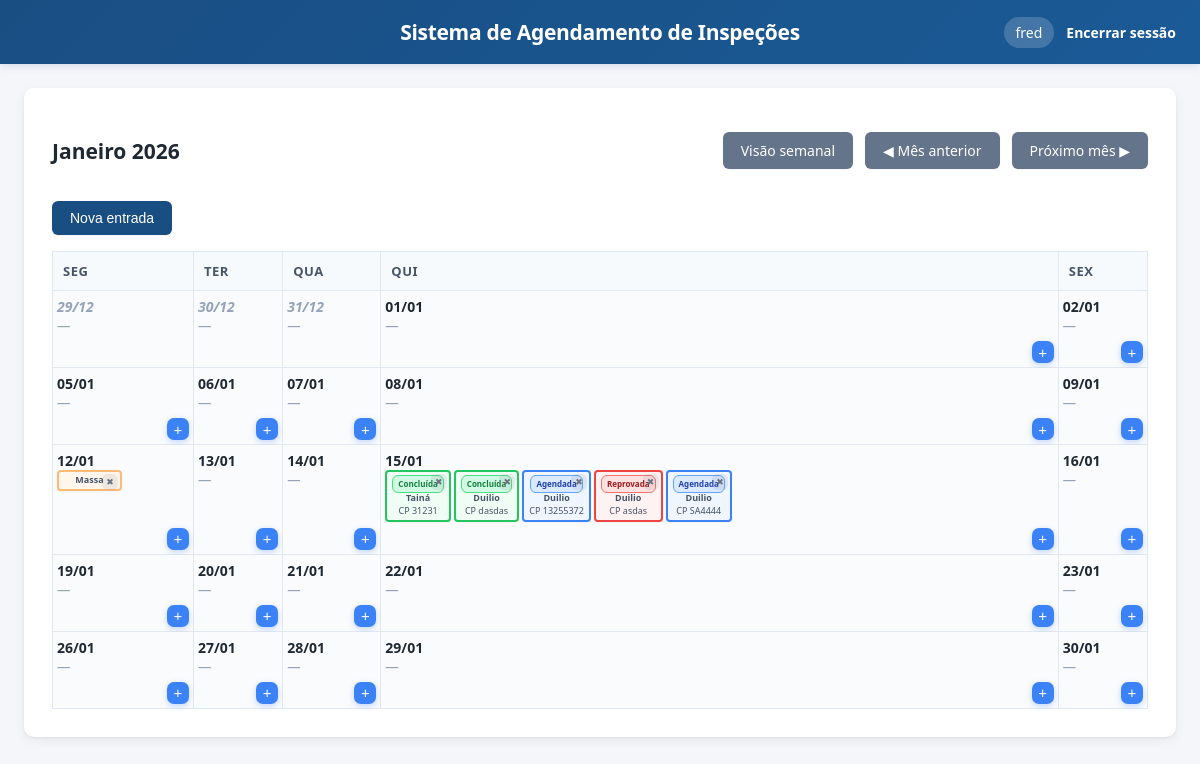
The app's page /agenda/mensal/ (signed in) with its own data.
### schedule/models.py (models this page shows, shortened)
class ScheduleEntry(models.Model):
    ENTRY_TYPE_INSPECTION = "INSPECTION"
    ENTRY_TYPE_ABSENCE = "ABSENCE"
    ENTRY_TYPE_REPORT = "REPORT"
    ENTRY_TYPE_CHOICES = (
        (ENTRY_TYPE_INSPECTION, "Inspeção"),
        (ENTRY_TYPE_ABSENCE, "Ausência"),
        (ENTRY_TYPE_REPORT, "Relatório"),
    )
    INSPECTION_TYPE_INTERNAL = "INTERNAL"
    INSPECTION_TYPE_EXTERNAL = "EXTERNAL"
    INSPECTION_TYPE_CHOICES = (
        (INSPECTION_TYPE_INTERNAL, "Interna"),
        (INSPECTION_TYPE_EXTERNAL, "Externa"),
    )
    STATUS_SCHEDULED = "AGENDADA"
    STATUS_COMPLETED = "CONCLUIDA"
    STATUS_FAILED = "REPROVADA"
    STATUS_CHOICES = (
        (STATUS_SCHEDULED, "Agendada"),
        (STATUS_COMPLETED, "Concluída"),
        (STATUS_FAILED, "Reprovada"),
    )
    inspector = models.ForeignKey(InspectorProfile, on_delete=models.CASCADE, related_name="schedule_entries")
    entry_type = models.CharField(max_length=20, choices=ENTRY_TYPE_CHOICES)
    date = models.DateField()
    sa_number = models.CharField(max_length=50, blank=True)
    content = models.TextField()
    inspection_type = models.CharField(max_length=20, choices=INSPECTION_TYPE_CHOICES, null=True, blank=True)
    client = models.CharField(max_length=255, null=True, blank=True)
    status = models.CharField(max_length=20, choices=STATUS_CHOICES, default=STATUS_SCHEDULED, null=True, blank=True)
    concluded_by = models.ForeignKey(User, on_delete=models.SET_NULL, null=True, blank=True, related_name="concluded_entries")
    concluded_at = models.DateTimeField(null=True, blank=True)
    created_at = models.DateTimeField(auto_now_add=True)
    updated_at = models.DateTimeField(auto_now=True)

class InspectorProfile(models.Model):
    user = models.OneToOneField(User, on_delete=models.CASCADE, related_name="inspector_profile")
    full_name = models.CharField(max_length=255)
    is_active = models.BooleanField(default=True)
    def __str__(self):
        return self.full_name

### schedule/views.py (the view)
# urls.py: path("mensal/", MonthlyScheduleView.as_view(), name="monthly_schedule"),
class MonthlyScheduleView(ScheduleFilterMixin, TemplateView):
    template_name = "schedule/monthly.html"
    def get_month_reference(self):
        reference = self.request.GET.get("month")
        today = timezone.localdate()
        if reference:
            try:
                year, month = map(int, reference.split("-"))
                return today.replace(year=year, month=month, day=1)
            except (ValueError, TypeError):
                pass
        return today.replace(day=1)
    def get_calendar_weeks(self, month_start):
        calendar = Calendar(firstweekday=0)
        return calendar.monthdatescalendar(month_start.year, month_start.month)
    def get_context_data(self, **kwargs):
        context = super().get_context_data(**kwargs)
        base = self.base_context()
        month_start = self.get_month_reference()
        raw_weeks = self.get_calendar_weeks(month_start)
        queryset = ScheduleEntry.objects.select_related("inspector", "inspector__user", "concluded_by")
        queryset = queryset.filter(date__month=month_start.month, date__year=month_start.year)
        queryset, inspector, _ = self.apply_filters(queryset)
        inspectors_qs = base["inspectors"]
        if inspector:
            inspectors_qs = inspectors_qs.filter(pk=inspector.pk)
        display_inspectors = list(inspectors_qs)
        daily_entries = defaultdict(list)
        for entry in queryset:
            daily_entries[entry.date].append(entry)
        weeks = []
        for week in raw_weeks:
            week_cells = []
            for day in week:
                week_cells.append(
                    {
                        "date": day,
                        "entries": list(daily_entries.get(day, [])),
                        "is_current_month": day.month == month_start.month,
                    }
                )
            weeks.append(week_cells)
        previous_month = (month_start - timedelta(days=1)).replace(day=1)
        next_month = (month_start + timedelta(days=32)).replace(day=1)
        context.update(base)
        context.update(
            {
                "month_start": month_start,
                "weeks": weeks,
                "display_inspectors": display_inspectors,
                "month_previous": previous_month,
                "month_next": next_month,
                "month_end": month_start.replace(day=monthrange(month_start.year, month_start.month)[1]),
                "month_slug": month_start.strftime("%Y-%m"),
                "month_previous_slug": previous_month.strftime("%Y-%m"),
                "month_next_slug": next_month.strftime("%Y-%m"),
                "entry_form": self.get_entry_form(),
                "entry_create_url": reverse_lazy("schedule:entry_create"),
            }
        )
        return context

### schedule/forms.py (called while the page is built)
    def _user_is_manager(self):
        if self.schedule_user and self.schedule_user.role == User.ROLE_MANAGER:
            return True
        if getattr(self.auth_user, "is_staff", False):
            return True
        return False

    @staticmethod
    def _resolve_schedule_user(auth_user):
        if not getattr(auth_user, "is_authenticated", False):
            return None
        return User.objects.filter(username=auth_user.username).first()

    @staticmethod
    def _resolve_inspector_profile(schedule_user):
        if not schedule_user:
            return None
        return (
            InspectorProfile.objects.filter(user=schedule_user, is_active=True)
            .select_related("user")
            .first()
        )

### schedule/views.py (called while the page is built)
    def get_schedule_user(self):
        if not hasattr(self, "_schedule_user"):
            auth_user = getattr(self.request, "user", None)
            schedule_user = None
            if getattr(auth_user, "is_authenticated", False):
                schedule_user = User.objects.filter(username=auth_user.username).first()
            self._schedule_user = schedule_user
        return self._schedule_user

    def is_manager(self):
        schedule_user = self.get_schedule_user()
        if schedule_user and schedule_user.role == User.ROLE_MANAGER:
            return True
        auth_user = getattr(self.request, "user", None)
        return bool(getattr(auth_user, "is_staff", False))

    def get_inspector_profile(self):
        if not hasattr(self, "_inspector_profile"):
            profile = None
            schedule_user = self.get_schedule_user()
            if schedule_user:
                profile = (
                    InspectorProfile.objects.filter(user=schedule_user, is_active=True)
                    .select_related("user")
                    .first()
                )
            self._inspector_profile = profile
        return self._inspector_profile

    def get_inspectors(self):
        return (
            InspectorProfile.objects.filter(is_active=True)
            .select_related("user")
            .order_by("full_name")
        )

    def get_selected_inspector(self):
        inspector_id = self.request.GET.get(self.inspector_param)
        if not inspector_id:
            return None
        try:
            return self.get_inspectors().get(pk=inspector_id)
        except InspectorProfile.DoesNotExist:
            return None

    def get_sa_filter(self):
        return self.request.GET.get(self.sa_param, "").strip()

### schedule/templates/schedule/monthly.html (shortened to what this page needs)
{% extends "schedule/base.html" %}
{% block content %}
<div class="container">
    <div class="calendar-header">
        <h2>{{ month_start|date:"F Y" }}</h2>
        <div class="actions">
            <a href="{% url 'schedule:weekly_schedule' %}" class="secondary">Visão semanal</a>
            <a href="?month={{ month_previous_slug }}" class="secondary">◀ Mês anterior</a>
            <a href="?month={{ month_next_slug }}" class="secondary">Próximo mês ▶</a>
        </div>
    </div>
    <div class="actions" style="margin-bottom: 16px;">
        <button type="button" id="open-entry-modal"
                data-open-entry
                >Nova entrada</button>
    </div>
    <table class="monthly-grid" aria-label="Agenda mensal">
        <thead>
            <tr>
                <th>Seg</th>
                <th>Ter</th>
                <th>Qua</th>
                <th>Qui</th>
                <th>Sex</th>
            </tr>
        </thead>
        <tbody>
            {% for week in weeks %}
                <tr>
                    {% for cell in week %}
                        {% if cell.date.weekday < 5 %}
                        <td class="entry-cell {% if not cell.is_current_month %}empty{% endif %}"
                            {% if cell.is_current_month %}
                                data-drop-enabled="true"
                                data-drop-date="{{ cell.date|date:'Y-m-d' }}"
                            {% endif %}>
                            <div><strong>{{ cell.date|date:"d/m" }}</strong></div>
                            {% if cell.is_current_month %}
                                {% if cell.entries %}
                                    <div class="entry-stack">
                                        {% for entry in cell.entries %}
                                            {% with entry.entry_type|lower as entry_type_class %}
                                                {% with entry.status|default_if_none:""|lower as status_class %}
                                                    {% if entry.entry_type == entry.ENTRY_TYPE_REPORT %}
                                                        {% with can_manage=is_manager %}
                                                            {% if not can_manage and current_inspector and entry.inspector_id == current_inspector.pk %}
                                                                {% with can_manage=True %}
                                                                    {% include "schedule/_entry_report.html" with entry=entry status_class=status_class entry_type_class=entry_type_class can_manage=can_manage %}
                                                                {% endwith %}
                                                            {% else %}
                                                                {% include "schedule/_entry_report.html" with entry=entry status_class=status_class entry_type_class=entry_type_class can_manage=can_manage %}
                                                            {% endif %}
                                                        {% endwith %}
                                                    {% else %}
                                                        <div class="entry {{ entry_type_class }} {% if status_class %}status-{{ status_class }}{% endif %}"
                                                             draggable="true"
                                                             data-entry-id="{{ entry.pk }}"
                                                             data-entry-date="{{ entry.date|date:'Y-m-d' }}"
                                                             data-entry-inspector="{{ entry.inspector_id }}"
                                                             data-move-url="{% url 'schedule:entry_move' entry.pk %}">
                                                            {% if is_manager or current_inspector and entry.inspector_id == current_inspector.pk %}
                                                                <a href="{% url 'schedule:entry_delete' entry.pk %}?next={{ request.get_full_path|urlencode }}" class="icon-button delete" aria-label="Excluir">
                                                                    &#10006;<span class="sr-only">Excluir</span>
                                                                </a>
                                                            {% endif %}
                                                            <div class="entry-header">
                                                                <div class="entry-title-row">
                                                                    {% if entry.entry_type == entry.ENTRY_TYPE_INSPECTION and entry.status %}
                                                                        <span class="entry-chip status-{{ entry.status|lower }}">{{ entry.get_status_display }}</span>
                                                                    {% endif %}
                                                                </div>
                                                            </div>
                                                            <div class="entry-summary">
                                                                <span class="entry-meta" style="font-weight: 600;">{{ entry.inspector.full_name }}</span>
                                                                {% if entry.sa_number %}
                                                                    <span class="entry-meta">CP {{ entry.sa_number }}</span>
                                                                {% endif %}
                                                            </div>
                                                        </div>
                                                    {% endif %}
                                                {% endwith %}
                                            {% endwith %}
                                        {% endfor %}
                                    </div>
                                {% else %}
                                    <span class="empty">—</span>
                                {% endif %}
                                {% if is_manager or current_inspector %}
                    <button type="button" class="cell-action"
                        data-open-entry
                        data-target-date="{{ cell.date|date:'Y-m-d' }}"
                        {% if selected_inspector %}data-target-inspector="{{ selected_inspector.pk }}"{% elif current_inspector %}data-target-inspector="{{ current_inspector.pk }}"{% endif %} aria-label="Adicionar entrada">+</button>
                                {% endif %}
                            {% else %}
                                <span class="empty">—</span>
                            {% endif %}
                        </td>
                        {% endif %}
                    {% endfor %}
                </tr>
            {% endfor %}
        </tbody>
    </table>
</div>
{% endblock %}

### schedule/templates/schedule/base.html (shortened to what this page needs)
<!DOCTYPE html>
<html lang="pt-BR">
<head>
</head>
<body>
    <header>
        <h1>Sistema de Agendamento de Inspeções</h1>
        <div class="user-badge">
            {% if request.user.is_authenticated %}
                <span>{{ request.user.get_username }}</span>
                <a href="{% url 'logout' %}">Encerrar sessão</a>
            {% else %}
                <a href="{% url 'login' %}">Entrar</a>
            {% endif %}
        </div>
    </header>
    <main>
        {% block content %}{% endblock %}
    </main>
</body>
</html>

### schedule/templates/schedule/monthly.html (style rules this page uses)
.monthly-grid .entry { min-height: auto; padding: 3px 5px; gap: 1px; font-size: 9px; border-radius: 4px; box-shadow: 0 1px 2px rgba(0, 0, 0, 0.04); display: inline-block; text-align: center; width: auto; min-width: 65px; max-width: 85px; }
.monthly-grid .entry-header { gap: 2px; margin-bottom: 0; justify-content: center; }
.monthly-grid .entry-title-row { justify-content: center; }
.monthly-grid .entry-chip { font-size: 8px; padding: 2px 5px; border-radius: 6px; font-weight: 600; }
.monthly-grid .entry-summary { gap: 2px; align-items: center; }
.monthly-grid .entry-meta { font-size: 9px; line-height: 1.2; white-space: nowrap; overflow: hidden; text-overflow: ellipsis; max-width: 100%; display: block; }
.monthly-grid .icon-button.delete { width: 14px; height: 14px; top: 2px; right: 2px; font-size: 9px; }
.monthly-grid td.entry-cell { padding: 6px 4px 32px 4px; min-height: 90px; }
.monthly-grid .entry-stack { display: flex; flex-wrap: wrap; gap: 3px; justify-content: flex-start; }
.monthly-grid .cell-action { width: 22px; height: 22px; font-size: 15px; right: 4px; bottom: 4px; }

### records on screen
ScheduleEntry: inspector.full_name "Massa"
ScheduleEntry: status "Concluída", inspector.full_name "Tainá", sa_number "31231"
ScheduleEntry: status "Concluída", inspector.full_name "Duilio", sa_number "dasdas"
ScheduleEntry: status "Agendada", inspector.full_name "Duilio", sa_number "13255372"
ScheduleEntry: status "Reprovada", inspector.full_name "Duilio", sa_number "asdas"
ScheduleEntry: status "Agendada", inspector.full_name "Duilio", sa_number "SA4444"

### other values on screen
{{ request.user.get_username }} "fred"
{{ month_start|date:"F Y" }} "Janeiro 2026"
{{ cell.date|date:"d/m" }} "29/12" "30/12" "31/12" "01/01" "02/01" "05/01" "06/01" "07/01" "08/01" "09/01" "12/01" "13/01" "14/01" "15/01" "16/01" "19/01" "20/01" "21/01" "22/01" "23/01" "26/01" "27/01" "28/01" "29/01" "30/01"
